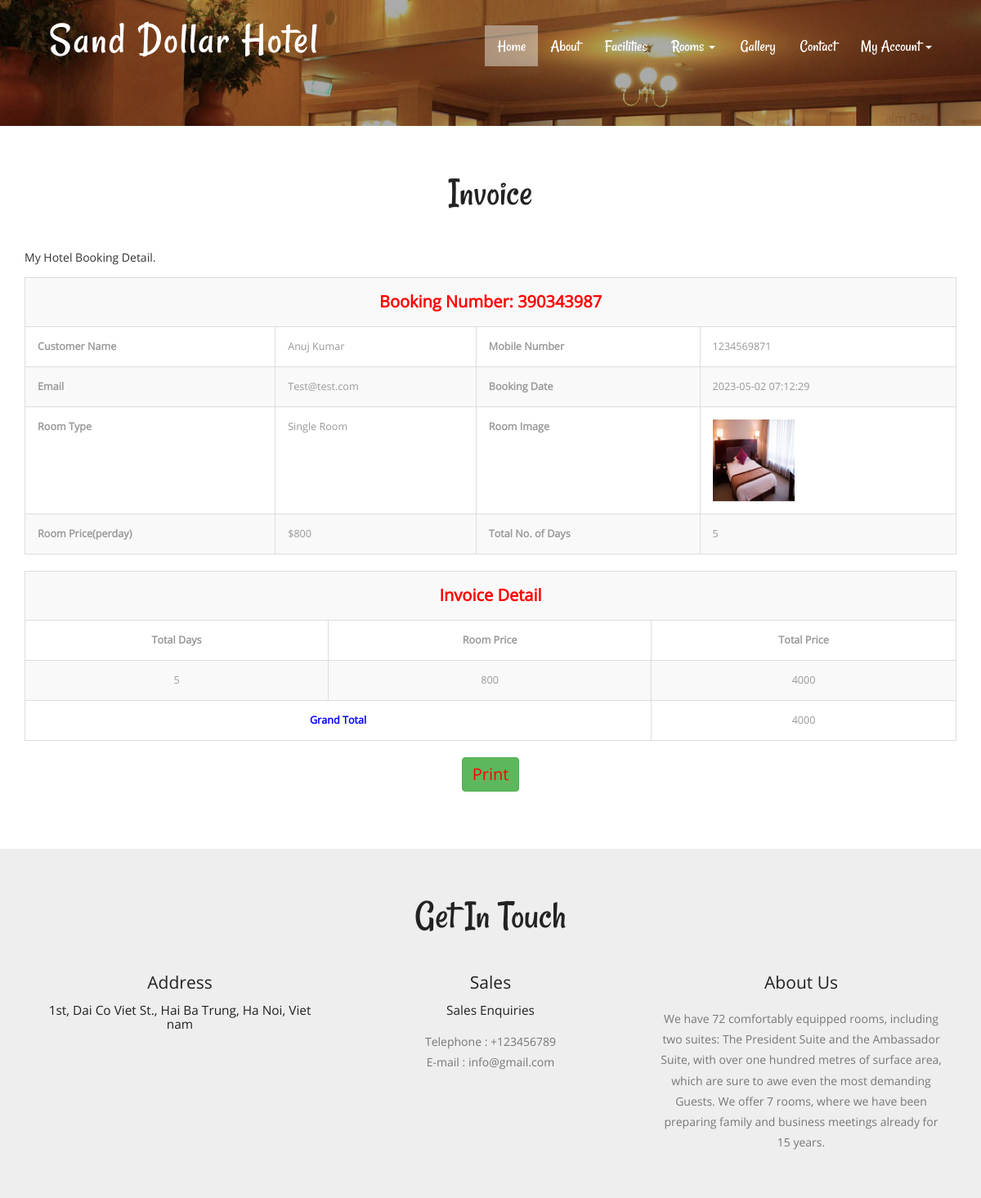
The page /invoice.php?invid=1 (signed in) on the database its author committed.
### tables this page shows
CREATE TABLE `tblbooking` (
  `ID` int(10) NOT NULL,
  `RoomId` int(5) DEFAULT NULL,
  `BookingNumber` varchar(120) DEFAULT NULL,
  `UserID` int(5) NOT NULL,
  `IDType` varchar(120) DEFAULT NULL,
  `Gender` varchar(50) DEFAULT NULL,
  `Address` mediumtext DEFAULT NULL,
  `CheckinDate` varchar(200) DEFAULT NULL,
  `CheckoutDate` varchar(200) DEFAULT NULL,
  `BookingDate` timestamp NULL DEFAULT current_timestamp(),
  `Remark` varchar(50) DEFAULT NULL,
  `Status` varchar(50) DEFAULT NULL,
  `UpdationDate` timestamp NULL DEFAULT NULL ON UPDATE current_timestamp()
);

CREATE TABLE `tbluser` (
  `ID` int(10) NOT NULL,
  `FullName` varchar(200) DEFAULT NULL,
  `MobileNumber` bigint(10) DEFAULT NULL,
  `Email` varchar(120) DEFAULT NULL,
  `Password` varchar(120) DEFAULT NULL,
  `RegDate` timestamp NULL DEFAULT current_timestamp()
);

CREATE TABLE `tblcategory` (
  `ID` int(10) NOT NULL,
  `CategoryName` varchar(120) DEFAULT NULL,
  `Description` mediumtext DEFAULT NULL,
  `Price` int(5) NOT NULL,
  `Date` timestamp NULL DEFAULT current_timestamp()
);

CREATE TABLE `tblroom` (
  `ID` int(10) NOT NULL,
  `RoomType` int(10) DEFAULT NULL,
  `RoomName` varchar(200) DEFAULT NULL,
  `MaxAdult` int(5) DEFAULT NULL,
  `MaxChild` int(5) DEFAULT NULL,
  `RoomDesc` mediumtext DEFAULT NULL,
  `NoofBed` int(5) DEFAULT NULL,
  `Image` varchar(200) DEFAULT NULL,
  `RoomFacility` varchar(200) DEFAULT NULL,
  `CreationDate` timestamp NULL DEFAULT current_timestamp()
);

CREATE TABLE `tblpage` (
  `ID` int(10) NOT NULL,
  `PageType` varchar(120) DEFAULT NULL,
  `PageTitle` varchar(200) DEFAULT NULL,
  `PageDescription` mediumtext DEFAULT NULL,
  `Email` varchar(120) DEFAULT NULL,
  `MobileNumber` bigint(10) DEFAULT NULL,
  `UpdationDate` timestamp NULL DEFAULT NULL ON UPDATE current_timestamp()
);

### src/invoice.php (the view, shortened to what this page needs)
<?php
include('includes/dbconnection.php');
if (strlen($_SESSION['hbmsuid'] == 0)) {
  header('location:logout.php');
} else {
?>
<!DOCTYPE HTML>
<html>
<head>
  <link href="css/bootstrap.css" rel="stylesheet" type="text/css" media="all">
  <link href="css/style.css" rel="stylesheet" type="text/css" media="all" />
</head>
<body>
  <div class="header head-top">
    <div class="container">
      <?php include_once('includes/header.php'); ?>
    </div>
  </div>
  <div class="typography">
    <div class="container">
      <div class="typography-info">
        <h2 class="type">Invoice</h2>
      </div>
      <p>My Hotel Booking Detail.</p>
      <div class="bs-docs-example">
        <?php
        $invid = $_GET['invid'];
        $sql = "SELECT tblbooking.BookingNumber,tbluser.FullName,DATEDIFF(tblbooking.CheckoutDate,tblbooking.CheckinDate) as ddf,tbluser.MobileNumber,tbluser.Email,tblbooking.IDType,tblbooking.Gender,tblbooking.Address,tblbooking.CheckinDate,tblbooking.CheckoutDate,tblbooking.BookingDate,tblbooking.Remark,tblbooking.Status,tblbooking.UpdationDate,tblcategory.CategoryName,tblcategory.Description,tblcategory.Price,tblroom.RoomName,tblroom.MaxAdult,tblroom.MaxChild,tblroom.RoomDesc,tblroom.NoofBed,tblroom.Image,tblroom.RoomFacility
from tblbooking
join tblroom on tblbooking.RoomId=tblroom.ID
join tblcategory on tblcategory.ID=tblroom.RoomType
join tbluser on tblbooking.UserID=tbluser.ID
where tblbooking.ID=:invid";
        $query = $dbh->prepare($sql);
        $query->bindParam(':invid', $invid, PDO::PARAM_STR);
        $query->execute();
        $results = $query->fetchAll(PDO::FETCH_OBJ);
        if ($query->rowCount() > 0) {
          foreach ($results as $row) {               ?>
            <table border="1" class="table table-bordered table-striped table-vcenter js-dataTable-full-pagination">
              <tr>
                <th colspan="5" style="text-align: center;color: red;font-size: 20px">Booking Number: <?php echo $row->BookingNumber; ?></th>
              </tr>
              <tr>
                <th>Customer Name</th>
                <td><?php echo $row->FullName; ?></td>
                <th>Mobile Number</th>
                <td colspan="2"><?php echo $row->MobileNumber; ?></td>
              </tr>
              <tr>
                <th>Email</th>
                <td><?php echo $row->Email; ?></td>
                <th>Booking Date</th>
                <td colspan="2"><?php echo $row->BookingDate; ?></td>
              </tr>
              <tr>
                <th>Room Type</th>
                <td><?php echo $row->CategoryName; ?></td>
                <th>Room Image</th>
                <td><img src="admin/images/<?php echo $row->Image; ?>" width="100" height="100" value="<?php echo $row->Image; ?>"></td>
              </tr>
              <tr>
                <th>Room Price(perday)</th>
                <td>$<?php echo $row->Price; ?></td>
                <th>Total No. of Days</th>
                <td colspan="2"><?php echo $row->ddf; ?></td>
              </tr>
              <table border="1" class="table table-bordered table-striped table-vcenter js-dataTable-full-pagination">
                <tr>
                  <th colspan="5" style="text-align: center;color: red;font-size: 20px">Invoice Detail</th>
                </tr>
                <tr>
                  <th style="text-align: center;">Total Days</th>
                  <th style="text-align: center;">Room Price</th>
                  <th style="text-align: center;">Total Price</th>
                </tr>
                <tr>
                  <td style="text-align: center;"><?php echo $ddf = $row->ddf; ?></td>
                  <td style="text-align: center;"><?php echo $tp = $row->Price; ?></td>
                  <td style="text-align: center;"><?php echo $total = $ddf * $tp; ?></td>
                </tr>
              <?php
              $grandtotal += $total;
            } ?>
              <tr>
                <th colspan="2" style="text-align:center;color: blue">Grand Total </th>
                <td colspan="2" style="text-align: center;"><?php echo $grandtotal; ?></td>
              </tr>
            <?php $cnt = $cnt + 1;
          } ?>
              </table>
            </table>
            <p style="text-align: center;font-size: 20px">
              <input name="Submit2" type="submit" class="btn btn-success" style="color: red;font-size: 20px" value="Print" onClick="return f3();" style="cursor: pointer;" />
            </p>
      </div>
    </div>
  </div>
  <?php include_once('includes/getintouch.php'); ?>
</body>
</html><?php }  ?>

### src/includes/getintouch.php (shortened to what this page needs)
<div class="touch-section">
	<div class="container">
		<h3>get in touch</h3>
		<div class="touch-grids">
			<?php
				$sql="SELECT * from tblpage where PageType='contactus'";
				$query = $dbh -> prepare($sql);
				$query->execute();
				$results=$query->fetchAll(PDO::FETCH_OBJ);
				$cnt=1;
				if($query->rowCount() > 0) {
					foreach($results as $row) {
			?>
			<div class="col-md-4 touch-grid">
				<h4>address</h4>
				<h5><?php echo htmlentities($row->PageDescription);?></h5>
			</div>
			<div class="col-md-4 touch-grid">
				<h4>Sales</h4>
				<h5>Sales Enquiries</h5>
				<p>Telephone : +<?php  echo htmlentities($row->MobileNumber);?></p>
				<p>E-mail : <?php  echo htmlentities($row->Email);?></p>
			</div>
			<?php $cnt=$cnt+1;}} ?>
			<div class="col-md-4 touch-grid">
				<?php
					$sql="SELECT * from tblpage where PageType='aboutus'";
					$query = $dbh -> prepare($sql);
					$query->execute();
					$results=$query->fetchAll(PDO::FETCH_OBJ);
					$cnt=1;
					if($query->rowCount() > 0) {
						foreach($results as $row) {
				?>
				<h4><?php  echo htmlentities($row->PageTitle);?></h4>
				<br>
				<p><?php  echo htmlentities($row->PageDescription);?></p>
				</div><?php $cnt=$cnt+1;}} ?>
					<div class="clearfix"></div>
				</div>
			</div>
		</div>

### src/css/style.css (style rules this page uses)
h1,h2,h3,h4,h5,h6 { padding:0 0; margin:0 0; }
p { padding:0 0; margin:0 0; }
body { padding:0 0; margin:0 0; font-family: 'OpenSans-Regular' }
.header { background:url(../images/banner1.jpg) no-repeat 0px 0px; background-size:cover; -webkit-background-size: cover; -moz-background-size: cover; -o-background-size: cover; -ms-background-size: cover; min-height:764px; padding-bottom: 4em; }
.touch-section { padding: 4em 0; text-align: center; background-color: #eee; }
.touch-grids { margin-top: 3em; }
.touch-grid h4 { font-size: 1.5em; color: #222; text-transform: capitalize; }
.touch-section h3 { font-size: 3.5em; text-transform: capitalize; font-family: 'Rancho-Regular'; color: #222; }
.touch-grid h5 { font-size: 1.1em; padding: 1em 0; color: #222; }
.touch-grid p { font-size: 1em; line-height: 1.8em; color: #777; }
.head-top { min-height: 115px !important; }
.typography-info { text-align: center; margin-bottom: 3em; }
h2.type { font-size: 3.5em; text-transform: capitalize; font-family: 'Rancho-Regular'; color: #222; }
.typography { padding: 4em 0; }
.table > thead > tr > th, .table > tbody > tr > th, .table > tfoot > tr > th, .table > thead > tr > td, .table > tbody > tr > td, .table > tfoot > tr > td { border-top: none !important; }
.bs-docs-example { margin: 1em 0; }
.table td, .table>tbody>tr>td, .table>tbody>tr>th, .table>tfoot>tr>td, .table>tfoot>tr>th, .table>thead>tr>td, .table>thead>tr>th { padding: 15px!important; }
.table > thead > tr > th, .table > tbody > tr > th, .table > tfoot > tr > th, .table > thead > tr > td, .table > tbody > tr > td, .table > tfoot > tr > td { font-size: 0.9em; color: #999; border-top: none !important; }
@media (max-width:1440px) { .header { min-height: 679px; } }
@media (max-width:1366px) { .header { min-height: 652px; } }
@media (max-width:1280px) { .header { min-height: 602px; } }

### rows shown on the page
tblbooking: BookingNumber "390343987", UserID.FullName "Anuj Kumar", UserID.MobileNumber "1234569871", UserID.Email "Test@test.com", BookingDate "2023-05-02 07:12:29", tblcategory.CategoryName "Single Room", RoomId.Image (picture), tblcategory.Price "800", ddf "5", tp "4000"
tblpage: PageDescription "1st, Dai Co Viet St., Hai Ba Trung, Ha Noi, Viet nam", MobileNumber "123456789", Email "info@gmail.com"
tblpage: PageTitle "About Us", PageDescription "We have 72 comfortably equipped rooms, including two suites: The President Suite and the Ambassador Suite, with over one hundred metres of surface area, which are sure to awe even the most demanding Guests. We offer 7 rooms, where we have been preparing family and business meetings already for 15 years."

### other values the page prints
$grandtotal "4000"
